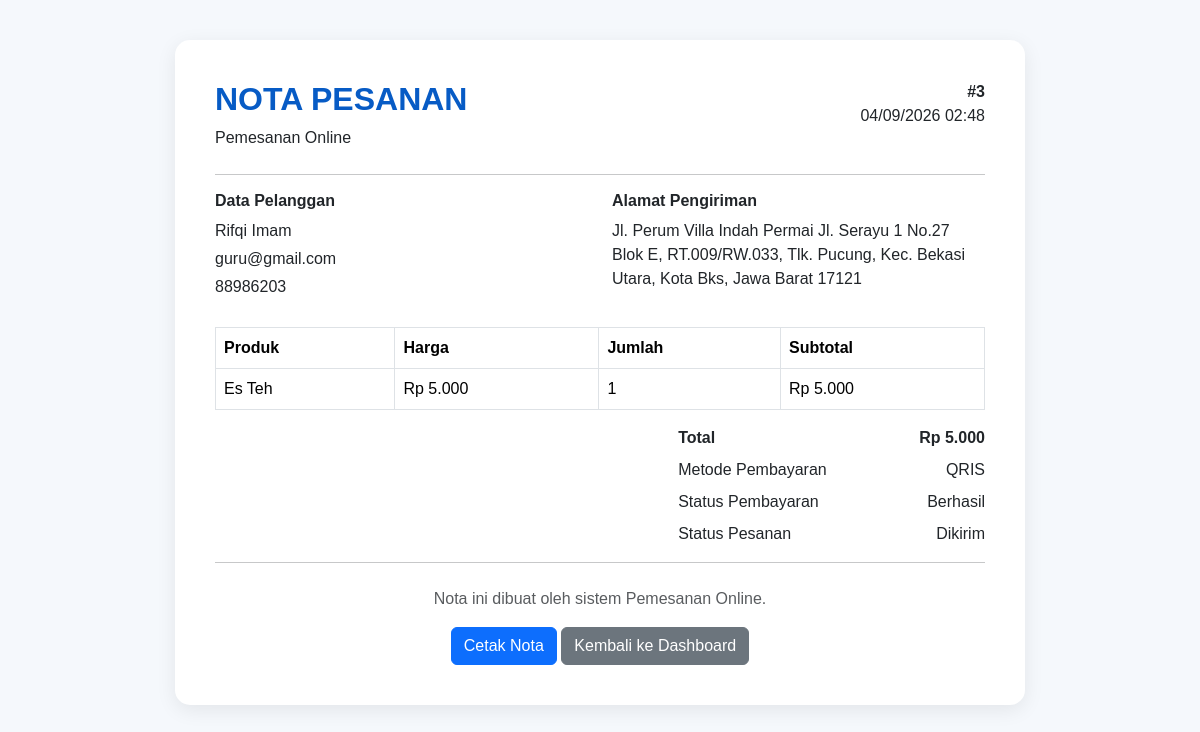
Page /nota.php?id=3 (signed in) on the committed database.
### tables this page shows
CREATE TABLE `orders` (
  `id` int(11) NOT NULL,
  `user_id` int(11) NOT NULL,
  `total` decimal(12,2) NOT NULL,
  `address` text NOT NULL,
  `phone` varchar(30) NOT NULL,
  `payment` enum('QRIS','Transfer Bank','COD') NOT NULL,
  `payment_proof` varchar(255) DEFAULT NULL,
  `status` enum('Menunggu','Diproses','Dikirim','Selesai','Dibatalkan') NOT NULL DEFAULT 'Menunggu',
  `created_at` timestamp NOT NULL DEFAULT current_timestamp(),
  `payment_status` enum('Menunggu Pembayaran','Diproses','Berhasil','Gagal') NOT NULL DEFAULT 'Menunggu Pembayaran'
);

CREATE TABLE `users` (
  `id` int(11) NOT NULL,
  `name` varchar(100) NOT NULL,
  `email` varchar(150) NOT NULL,
  `password` varchar(255) NOT NULL,
  `role` enum('customer','admin') NOT NULL DEFAULT 'customer',
  `created_at` timestamp NOT NULL DEFAULT current_timestamp()
);

CREATE TABLE `order_items` (
  `id` int(11) NOT NULL,
  `order_id` int(11) NOT NULL,
  `product_id` int(11) NOT NULL,
  `qty` int(11) NOT NULL,
  `price` decimal(12,2) NOT NULL
);

CREATE TABLE `products` (
  `id` int(11) NOT NULL,
  `name` varchar(150) NOT NULL,
  `description` text DEFAULT NULL,
  `price` decimal(12,2) NOT NULL DEFAULT 0.00,
  `stock` int(11) NOT NULL DEFAULT 0,
  `image` varchar(500) DEFAULT NULL,
  `created_at` timestamp NOT NULL DEFAULT current_timestamp()
);

### nota.php (the view, shortened to what this page needs)
<?php
require_once __DIR__ . "/../config/database.php";
$id = isset($_GET['id']) ? (int) $_GET['id'] : 0;
$stmt = $pdo->prepare("
    SELECT
        orders.*,
        users.name,
        users.email
    FROM orders
    INNER JOIN users ON users.id = orders.user_id
    WHERE orders.id = ?
");
$stmt->execute([$id]);
$order = $stmt->fetch(PDO::FETCH_ASSOC);
$stmt = $pdo->prepare("
    SELECT
        order_items.*,
        products.name AS product_name
    FROM order_items
    INNER JOIN products ON products.id = order_items.product_id
    WHERE order_items.order_id = ?
");
$stmt->execute([$id]);
$items = $stmt->fetchAll(PDO::FETCH_ASSOC);
?>
<!DOCTYPE html>
<html lang="id">
<head>
    <link
        href="https://cdn.jsdelivr.net/npm/bootstrap@5.3.3/dist/css/bootstrap.min.css"
        rel="stylesheet"
    >
</head>
<body>
<div class="nota">
    <div class="d-flex justify-content-between align-items-start mb-4">
        <div>
            <h2 class="fw-bold judul">
                NOTA PESANAN
            </h2>
            <p class="mb-0">
                Pemesanan Online
            </p>
        </div>
        <div class="text-end">
            <strong>
                #<?= $order['id'] ?>
            </strong>
            <br>
            <?= date('d/m/Y H:i', strtotime($order['created_at'])) ?>
        </div>
    </div>
    <hr>
    <div class="row mb-4">
        <div class="col-md-6">
            <h6 class="fw-bold">
                Data Pelanggan
            </h6>
            <p class="mb-1">
                <?= htmlspecialchars($order['name']) ?>
            </p>
            <p class="mb-1">
                <?= htmlspecialchars($order['email']) ?>
            </p>
            <p class="mb-1">
                <?= htmlspecialchars($order['phone']) ?>
            </p>
        </div>
        <div class="col-md-6">
            <h6 class="fw-bold">
                Alamat Pengiriman
            </h6>
            <p class="mb-0">
                <?= nl2br(htmlspecialchars($order['address'])) ?>
            </p>
        </div>
    </div>
    <table class="table table-bordered">
        <thead>
            <tr>
                <th>Produk</th>
                <th>Harga</th>
                <th>Jumlah</th>
                <th>Subtotal</th>
            </tr>
        </thead>
        <tbody>
        <?php foreach ($items as $item): ?>
            <tr>
                <td>
                    <?= htmlspecialchars($item['product_name']) ?>
                </td>
                <td>
                    Rp <?= number_format($item['price'], 0, ',', '.') ?>
                </td>
                <td>
                    <?= $item['qty'] ?>
                </td>
                <td>
                    Rp <?= number_format(
                        $item['price'] * $item['qty'],
                        0,
                        ',',
                        '.'
                    ) ?>
                </td>
            </tr>
        <?php endforeach; ?>
        </tbody>
    </table>
    <div class="row justify-content-end">
        <div class="col-md-5">
            <div class="d-flex justify-content-between">
                <strong>
                    Total
                </strong>
                <strong>
                    Rp <?= number_format($order['total'], 0, ',', '.') ?>
                </strong>
            </div>
            <div class="d-flex justify-content-between mt-2">
                <span>
                    Metode Pembayaran
                </span>
                <span>
                    <?= htmlspecialchars($order['payment']) ?>
                </span>
            </div>
            <div class="d-flex justify-content-between mt-2">
                <span>
                    Status Pembayaran
                </span>
                <span>
                    <?= htmlspecialchars($order['payment_status']) ?>
                </span>
            </div>
            <div class="d-flex justify-content-between mt-2">
                <span>
                    Status Pesanan
                </span>
                <span>
                    <?= htmlspecialchars($order['status']) ?>
                </span>
            </div>
        </div>
    </div>
    <hr>
    <div class="text-center mt-4">
        <p class="text-muted mb-3">
            Nota ini dibuat oleh sistem Pemesanan Online.
        </p>
        <button
            onclick="window.print()"
            class="btn btn-primary no-print"
        >
            Cetak Nota
        </button>
        <a
            href="index.php"
            class="btn btn-secondary no-print"
        >
            Kembali ke Dashboard
        </a>
    </div>
</div>
</body>
</html>

### nota.php (style rules this page uses)
body { background: #f5f8fc; font-family: Arial, Helvetica, sans-serif; }
.nota { max-width: 850px; margin: 40px auto; background: white; padding: 40px; border-radius: 15px; box-shadow: 0 5px 20px rgba(0,0,0,0.08); }
.judul { color: #075bc5; }

### rows in the picture
orders: id "3", created_at "04/09/2026 02:48", user.name "Rifqi Imam", user.email "guru@gmail.com", phone "88986203", address "Jl. Perum Villa Indah Permai Jl. Serayu 1 No.27 Blok E, RT.009/RW.033, Tlk. Pucung, Kec. Bekasi Utara, Kota Bks, Jawa Barat 17121", total "5.000", payment "QRIS", payment_status "Berhasil", status "Dikirim"
order_items: product.name "Es Teh", price "5.000", qty "1", $item['price'] * $item['qty'] "5.000"
